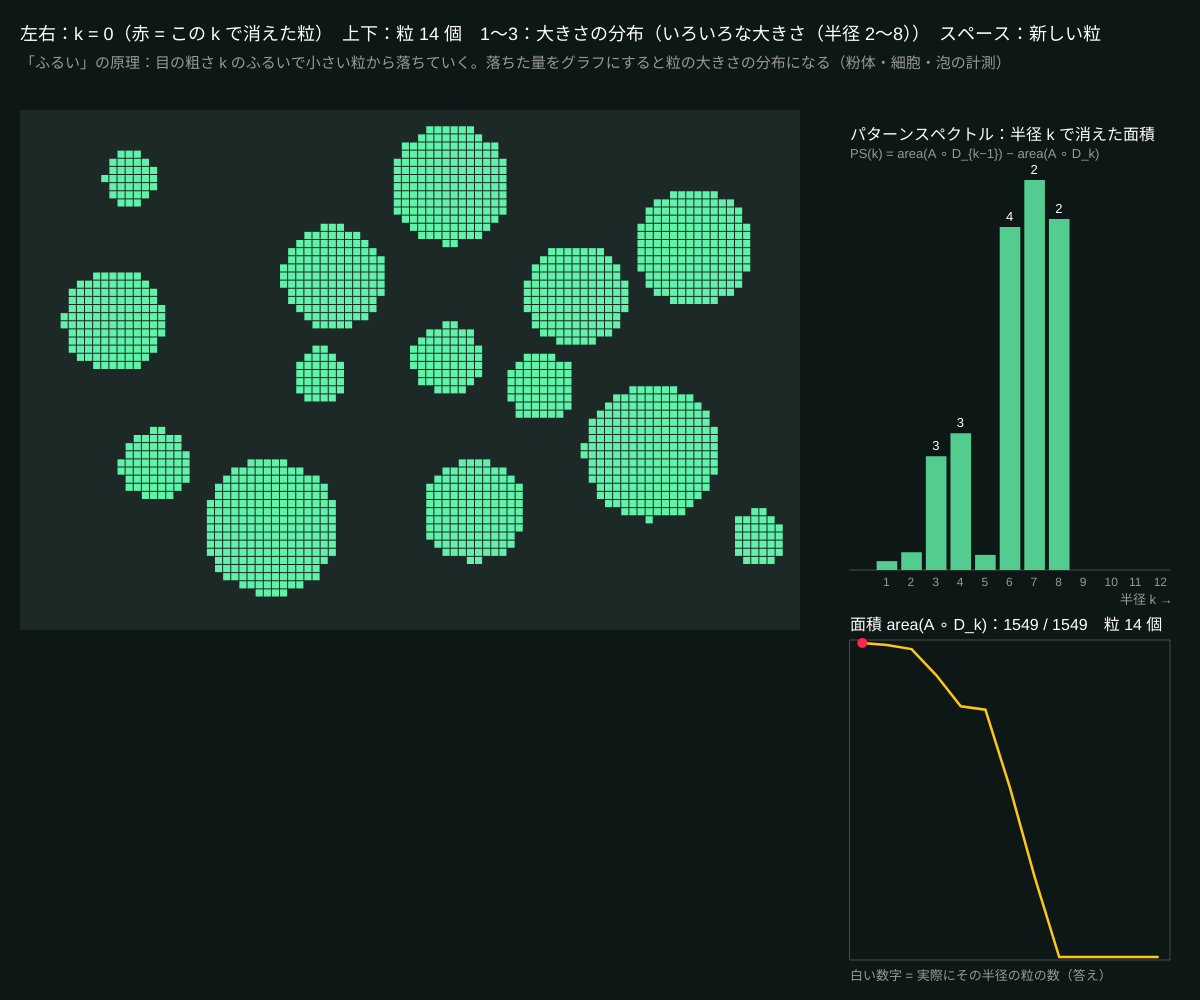
Frame 1 (no input)
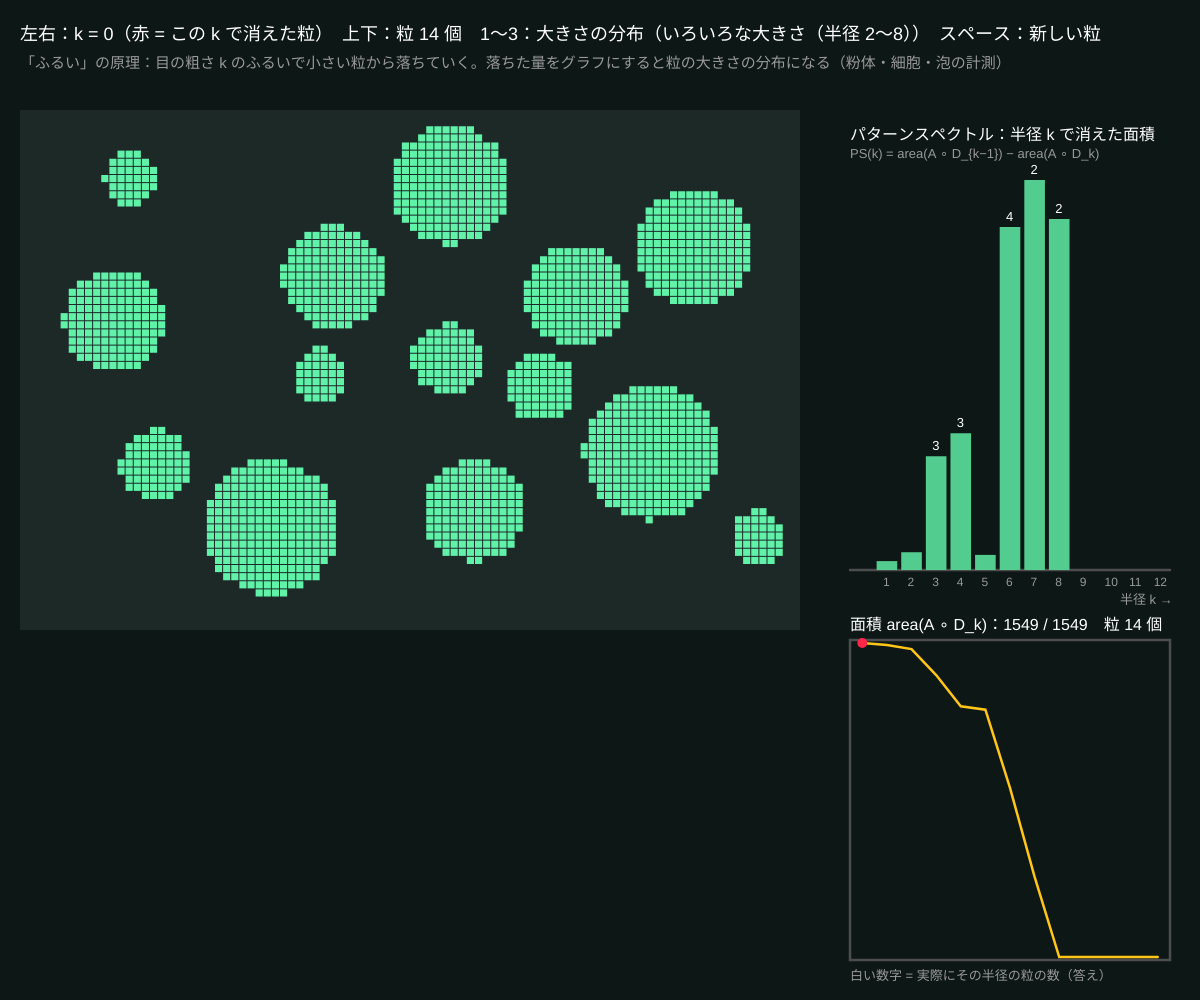
Frame 60 (no input)
Frame 120 (the mouse pressed at the canvas centre since frame 60): identical to frame 60, image omitted

The p5.js sketch that drew these frames (run headless with seeded random() and noise() and a simulated clock; from frame 60 on, the mouse is pressed at the canvas centre):

// p5.js sketch
// ── sketch.js
// ============================================
// 09 粒度分析（granulometry）
// 半径 k の円でオープニングすると、半径 k より小さい粒は消える。k を 0, 1, 2, … と増やしながら面積を測る
// 「k で消えた面積」のグラフ = パターンスペクトル。粒の大きさの分布が、粒を 1 つも数えずにわかる
// 左右で k / 上下で粒の数 / 1〜3 で粒の大きさの分布 / スペースで新しい粒
// ============================================

let cols = 96, rows = 64, cell, ox = 20, oy = 110;
let img;
let nGrains = 16;   // ★ 粒の数
let distKind = 1;   // ★ 1 = いろいろ 2 = 2 種類 3 = 1 種類
let kMax = 12;      // ★ 調べる最大半径
let k = 0, seed = 1;
let opened = [], areas = [], radii = [];
let distNames = { 1: 'いろいろな大きさ（半径 2〜8）', 2: '2 種類（半径 3 と 7）', 3: '1 種類（半径 5）' };

function setup() {
  createCanvas(windowWidth, windowHeight);
  colorMode(HSB, 360, 100, 100, 100);
  cell = min((width - 420) / cols, (height - 140) / rows);
  makeGrains();
}

// ★ 粒（円）をランダムに置く（重ならない場所を探す）
function makeGrains() {
  randomSeed(seed);
  img = new Uint8Array(cols * rows);
  radii = [];
  let placed = [];
  for (let n = 0; n < nGrains; n++) {
    let r = distKind === 1 ? floor(random(2, 9)) : distKind === 2 ? (random() < 0.5 ? 3 : 7) : 5;
    for (let tries = 0; tries < 40; tries++) {
      let cx = random(r + 1, cols - r - 1), cy = random(r + 1, rows - r - 1);
      if (placed.some((p) => dist(p[0], p[1], cx, cy) < p[2] + r + 2)) continue;
      placed.push([cx, cy, r]);
      radii.push(r);
      for (let y = 0; y < rows; y++) for (let x = 0; x < cols; x++) if (dist(x, y, cx, cy) <= r + 0.3) img[x + y * cols] = 1;
      break;
    }
  }
  analyze();
}

// ★ 半径 0..kMax の円でオープニングして面積を記録
function analyze() {
  opened = []; areas = [];
  for (let r = 0; r <= kMax; r++) {
    let o = openDisk(img, r);
    opened.push(o);
    let a = 0;
    for (let i = 0; i < o.length; i++) a += o[i];
    areas.push(a);
  }
  k = min(k, kMax);
}

function draw() {
  background(170, 45, 9);
  noStroke();
  fill(170, 30, 16);
  rect(ox, oy, cols * cell, rows * cell);
  let cur = opened[k], prev = k > 0 ? opened[k - 1] : img;
  for (let i = 0; i < img.length; i++) {
    if (!img[i]) continue;
    if (cur[i]) fill(150, 60, 95);
    else if (prev[i]) fill(350, 85, 100);   // この k で消えた粒
    else fill(150, 30, 28);                 // もっと前に消えた粒
    rect(ox + (i % cols) * cell, oy + floor(i / cols) * cell, cell - 1, cell - 1);
  }

  // 右：パターンスペクトル（k で消えた面積）
  let px = ox + cols * cell + 50, pw = width - px - 30, py = oy + 60, ph = (height - 200) * 0.5;
  fill(0, 0, 100); textSize(16);
  text('パターンスペクトル：半径 k で消えた面積', px, py - 30);
  fill(0, 0, 60); textSize(13);
  text('PS(k) = area(A ∘ D_{k−1}) − area(A ∘ D_k)', px, py - 12);
  // デジタルの円は厳密には「ふるい」の条件を満たさないので、ごくまれに負になる → 0 とみなす
  let ps = [0];
  for (let r = 1; r <= kMax; r++) ps.push(max(0, areas[r - 1] - areas[r]));
  let maxPS = max(1, ...ps);
  let bw = pw / (kMax + 1);
  stroke(0, 0, 30); line(px, py + ph, px + pw, py + ph);
  noStroke();
  for (let r = 1; r <= kMax; r++) {
    let h = (ps[r] / maxPS) * (ph - 10);
    fill(r === k ? 350 : 150, r === k ? 85 : 60, r === k ? 100 : 80);
    rect(px + r * bw + 2, py + ph - h, bw - 4, h);
    fill(0, 0, 60); textSize(12);
    text(r, px + r * bw + bw / 2 - 4, py + ph + 16);
  }
  fill(0, 0, 60); textSize(13);
  text('半径 k →', px + pw - 50, py + ph + 34);
  // 面積の曲線
  let qy = py + ph + 70, qh = height - qy - 40;
  fill(0, 0, 100); textSize(16);
  text('面積 area(A ∘ D_k)：' + areas[k] + ' / ' + areas[0] + '　粒 ' + radii.length + ' 個', px, qy - 10);
  stroke(0, 0, 30); noFill(); rect(px, qy, pw, qh);
  stroke(45, 90, 100); strokeWeight(2.5);
  beginShape();
  for (let r = 0; r <= kMax; r++) vertex(px + r * bw + bw / 2, qy + qh - (areas[r] / max(areas[0], 1)) * (qh - 6) - 3);
  endShape();
  noStroke(); fill(350, 85, 100);
  circle(px + k * bw + bw / 2, qy + qh - (areas[k] / max(areas[0], 1)) * (qh - 6) - 3, 10);
  // 答え合わせ：本当にその半径の粒がいくつあるか（棒の上の白い数字）
  let hist = new Array(kMax + 1).fill(0);
  for (let r of radii) hist[min(r, kMax)]++;
  fill(0, 0, 100); textSize(13);
  for (let r = 1; r <= kMax; r++) if (hist[r]) text(hist[r], px + r * bw + bw / 2 - 4, py + ph - (ps[r] / maxPS) * (ph - 10) - 6);
  fill(0, 0, 60);
  text('白い数字 = 実際にその半径の粒の数（答え）', px, qy + qh + 20);

  fill(0, 0, 100);
  textSize(18);
  text('左右：k = ' + k + '（赤 = この k で消えた粒）　上下：粒 ' + radii.length + ' 個　1〜3：大きさの分布（' + distNames[distKind] + '）　スペース：新しい粒', 20, 40);
  fill(0, 0, 60);
  textSize(15);
  text('「ふるい」の原理：目の粗さ k のふるいで小さい粒から落ちていく。落ちた量をグラフにすると粒の大きさの分布になる（粉体・細胞・泡の計測）', 20, 68);
}

function keyPressed() {
  if (key === LEFT_ARROW) k = max(0, k - 1);
  if (key === RIGHT_ARROW) k = min(kMax, k + 1);
  if (key === UP_ARROW) { nGrains = min(60, nGrains + 4); makeGrains(); }
  if (key === DOWN_ARROW) { nGrains = max(4, nGrains - 4); makeGrains(); }
  if (key >= '1' && key <= '3') { distKind = int(key); makeGrains(); }
  if (key === ' ') { seed++; makeGrains(); }
}

// ---------- やってみよう ----------
// 1. 分布 2（半径 3 と 7）で、スペクトルの山が 2 つ出るか。山の位置は半径と合っている？
// 2. 粒を増やして重なりを作る。重なった粒は「大きな粒」に見える → スペクトルはどうずれる？
// 3. 正方形 SE 版を作る（openDisk のかわりに makeSE('box', k) で収縮→膨張）。円の粒でも同じ結果になる？

// ==================================================
// ここから下は「モルフォロジーの道具」（距離変換で円のオープニングを速く計算）
// （中身は読まなくても OK。消さないでね）
// ==================================================
// 半径 r の円でオープニング：収縮 = 「背景までの距離 > r」、膨張 = 「収縮後の形までの距離 ≤ r」
function openDisk(a, r) {
  if (r === 0) return Uint8Array.from(a);
  let din = edtSquared((i) => !a[i]);
  let er = new Uint8Array(a.length);
  for (let i = 0; i < a.length; i++) er[i] = a[i] && din[i] > r * r + r * 0.5 ? 1 : 0; // 収縮（SE は makeSE の円と同じ）
  let dout = edtSquared((i) => er[i]);
  let out = new Uint8Array(a.length);
  for (let i = 0; i < a.length; i++) out[i] = dout[i] <= r * r + r * 0.5 ? 1 : 0;
  return out;
}
// 2 乗ユークリッド距離変換（Felzenszwalb & Huttenlocher）：isSite(i) が true のマスまでの距離²
function edtSquared(isSite) {
  let BIG = 1e9, n = cols * rows;
  let f = new Float64Array(n), g = new Float64Array(n), out = new Float64Array(n);
  for (let i = 0; i < n; i++) f[i] = isSite(i) ? 0 : BIG;
  let col = new Float64Array(rows), tmp = new Float64Array(rows);
  for (let x = 0; x < cols; x++) {
    for (let y = 0; y < rows; y++) col[y] = f[x + y * cols];
    edt1d(col, rows, tmp);
    for (let y = 0; y < rows; y++) g[x + y * cols] = tmp[y];
  }
  let rowv = new Float64Array(cols), tmp2 = new Float64Array(cols);
  for (let y = 0; y < rows; y++) {
    for (let x = 0; x < cols; x++) rowv[x] = g[x + y * cols];
    edt1d(rowv, cols, tmp2);
    for (let x = 0; x < cols; x++) out[x + y * cols] = tmp2[x];
  }
  return out;
}
function edt1d(f, n, d) {
  let v = new Int32Array(n), z = new Float64Array(n + 1);
  let k = 0; v[0] = 0; z[0] = -1e20; z[1] = 1e20;
  for (let q = 1; q < n; q++) {
    let s = ((f[q] + q * q) - (f[v[k]] + v[k] * v[k])) / (2 * q - 2 * v[k]);
    while (s <= z[k]) { k--; s = ((f[q] + q * q) - (f[v[k]] + v[k] * v[k])) / (2 * q - 2 * v[k]); }
    k++; v[k] = q; z[k] = s; z[k + 1] = 1e20;
  }
  k = 0;
  for (let q = 0; q < n; q++) {
    while (z[k + 1] < q) k++;
    d[q] = (q - v[k]) * (q - v[k]) + f[v[k]];
  }
}
